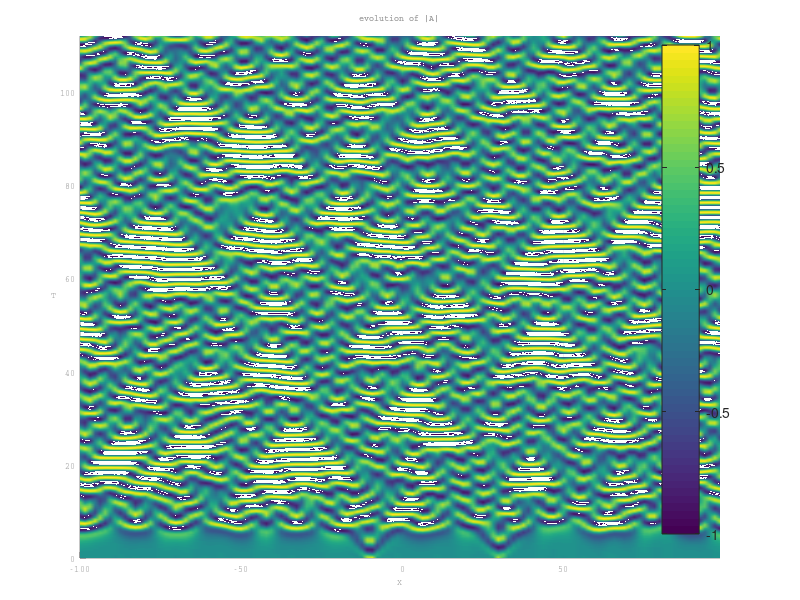

This figure's MATLAB source: (Note: this script raises an error after producing the figure.)
% CGLsim1D.m
% Copyright David M. Winterbottom 2005

% ************************************************************
% Simulating the complex Ginzburg-Landau equation in 1D using
% pseudo-spectral code and ETD2 exponential time-stepping (See
% Matthews and Cox, J. Comp. Phys., 176 430-455, 2002)
% ************************************************************
clear all;

disp('*** 1D CGL SIMULATION ***');

% Set equation coefficients
% a = -2;
% b = 0.7;
% a = -2; b = 2;
a = 0; b = -3;
% a = 2;
% b = -2;

% a = -1.05;
% b = 1.05;

% save_results = false;
save_results = true;

% Set system parameters
% L    = 2000;       % Domain size
L    = 200;       % Domain size
% L    = 50;       % Domain size
% L    = 44;       % Domain size
% L    = 40;       % Domain size
% L    = 36;       % Domain size
% L    = 26;       % Domain size
% L    = 22;       % Domain size
% L    = 18;       % Domain size
% L    = 8;       % Domain size
% Tmax = 200;       % Simulation time
% N    = 512;       % Number of grid points
% dT   = 0.05;      % Timestep (choose between 0.01 and 0.05)
% dps  = 1000;      % Number of stored times
ic   = 'pulse';   % Initial condition: choose 'zero', 'tw', 'uniform' or 'pulse'
n    = 0;         % Winding number for 'tw' initial condition
% N    = 2048;       % Number of grid points, default
N    = 128;       % Number of grid points, default
% N    = 64;       % Number of grid points, default
% N    = 32;       % Number of grid points, default
% N    = 20;       % Number of grid points
% N    = 10;       % Number of grid points
% N    = 6;       % Number of grid points
% time_scale = 70;
% time_scale = 50;
% time_scale = 10;
time_scale = 1;
% dT   = 0.05;      % Timestep, default
% dT   = 0.05/time_scale;      % Timestep
% dT   = 0.07;      % Timestep
dT   = 0.01;      % Timestep
% dT   = 1e-4;      % Timestep
% sample_dT = 0.01;
sample_dT = 0.07;
% sample_dT = 0.1;
% sample_dT = 1e-4;

% type = 'train';
% type = 'test';
% dps  = 1000000;  %50 200     % Number of stored times
% dps  = 700000;  %50 200     % Number of stored times
% dps  = 300000;  %50 200     % Number of stored times
% dps  = 100000;  %50 200     % Number of stored times
% dps  = 80000 + 5000;  %50 200     % Number of stored times
% dps  = 80000 + 10;  %50 200     % Number of stored times
% dps  = 80000;  %50 200     % Number of stored times
% dps  = 60000;  %50 200     % Number of stored times
% dps  = 30000;  %50 200     % Number of stored times
% dps  = 20000;  %50 200     % Number of stored times
% dps  = 10000;  %50 200     % Number of stored times
% dps  = 2000;  %50 200     % Number of stored times
% dps  = 1000;  %50 200     % Number of stored times
dps  = 800;  %50 200     % Number of stored times
% dps  = 400;  %50 200     % Number of stored times
% dps  = 200;  %50 100     % Number of stored times, default
% dps  = 100;  %50 100     % Number of stored times, default
Tmax = 2 * sample_dT / dT * dps * dT;
co   = 0;         % Whether to continue simulation from final values of previous

% Calculate some further parameters
% nmax = round(Tmax/dT);
nmax = round(Tmax/dT);
q    = n*2*pi/L; 
X    = (L/N)*(-N/2:N/2-1)'; 
nplt = floor(nmax/dps);

% lyapunov_sum = 0;

% Define initial conditions
if co == 0 
	Tdata = zeros(1,dps+1);
	if strcmp(ic, 'zero')
		A = zeros(size(X)) + 10^(-2)*randn(size(X));
	elseif strcmp(ic, 'tw')
		A 	= sqrt(1-q^2)*exp(i*q*X) + 10^(-2)*randn(size(X));
	elseif strcmp(ic, 'uniform')
		A 	= ones(size(X)) + 0.01*randn(size(X));
    elseif strcmp(ic, 'pulse')
		A = sech((X+10).^2) + 0.8*sech((X-30).^2) + 10^(-2)*randn(size(X));
		% A = sech((X+10).^2) + 0.8*sech((X-30).^2) + 10^(-2)*randn(size(X));
	    % A = 100 * A;
    else
		error('invalid initial condition selected')
	end
	Tdata(1) = 0;
else
	A         = Adata(:,end);
	starttime = Tdata(end);
	Tdata     = zeros(1,dps+1);
	Tdata(1)  = starttime;
	disp('    CARRYING OVER...')
end	

% Set wavenumbers and data arrays
k = [0:N/2-1 0 -N/2+1:-1]'*(2*pi/L);
k2 = k.*k; k2(N/2+1) = ((N/2)*(2*pi/L))^2;
Adata     = zeros(N,dps+1);
A_hatdata = zeros(N,dps+1);
A_hat          = fft(A);
Adata(:,1)     = A;
A_hatdata(:,1) = A_hat;

% Compute exponentials and nonlinear factors for ETD2 method
cA 	    	= 1-k2*(1+i*a);
expA 	  	= exp(dT*cA);
nlfacA  	= (exp(dT*cA).*(1+1./cA/dT)-1./cA/dT-2)./cA;
nlfacAp 	= (exp(dT*cA).*(-1./cA/dT)+1./cA/dT+1)./cA;

% Solve PDE
dataindex = 2;
for n = 1:nmax
	T = Tdata(1) + n*dT;
	A = ifft(A_hat);
	
	% Find nonlinear component in Fourier space
	nlA	= -(1+i*b)*fft(A.*abs(A).^2);
	
	% Setting the first values of the previous nonlinear coefficients
	if n == 1
		nlAp = nlA;
	end
	
	% Time-stepping
	A_hat = A_hat.*expA + nlfacA.*nlA + nlfacAp.*nlAp;
	nlAp  = nlA;
	
	% Saving data
	if mod(n,nplt) == 0 
        % nextA = ifft(A_hat);
        % ln = log(abs((nextA-A)/sample_dT));
        % prevA = Adata(:, int32(n/nplt));
        % ln = log(abs((A-prevA)/sample_dT));
        % if ln(1) == -Inf
        %     display(ln(1));
        %     break;
        % end
        % lyapunov_sum = lyapunov_sum + ln;

		A = ifft(A_hat);
		Adata(:,dataindex)     = A;
		A_hatdata(:,dataindex) = A_hat; 
		Tdata(dataindex)       = T;
		dataindex              = dataindex + 1;
    end

    % if n>10000
    %     nextA = ifft(A_hat);
    %     ln = log(abs((nextA-A)/dT));
    %     if ln(1) == -Inf
    %         display(ln(1));
    %         break;
    %     end
    %     lyapunov_sum = lyapunov_sum + ln;
    % end
	
	% Commenting on time elapsed
	if mod(n,floor(nmax/10)) == 0
		outp = strcat('  n= ', num2str(n), ' completed'); disp(outp);
	end
end
% lyapunov = lyapunov_sum / n * (sample_dT/dT);
% display(lyapunov);

% Plot evolution
figure('position', [200 200 300 350])
surf(X,Tdata,real(Adata).')
colorbar;
view(0,90), shading interp, axis tight;
% set(gca,'position', [0 0 1 1])
 set(gca,'position', [0.1 0.07 0.8 0.87])
set(gca,...
	'xcolor',		[0.6 0.6 0.6],...
	'ycolor',		[0.6 0.6 0.6],...
	'fontsize',	6,...
	'fontname', 'courier')
xlabel('X',...
	'fontname', 'courier',...
	'fontsize', 6,...
	'color',		[0.6 0.6 0.6])
ylabel('T',...
	'fontname', 'courier',...
	'fontsize', 6,...
	'color',		[0.6 0.6 0.6],...
	'rotation', 0)
title('evolution of |A|',...
	'fontname', 'courier',...
	'fontsize', 6,...
	'color', 		[0.6 0.6 0.6])

data_dir = '';
% data_dir = 'results/CGL1d/';
%% save for parallel
switch type
    case 'train' % train data
        n_steps = dps;
        % data_kind = 'NLCGL';
        data_kind = 'CGL';
        % L = 8; N = 32; dps = n_steps;
        n_data = 2 * N;
        filename = [data_dir 'CGL' '_L' num2str(L), '_N_' num2str(N) '_dps' num2str(dps) 'c1_' num2str(a) 'c2_' num2str(b) '.mat'];
        Adata = [real(Adata(:,1:end-1)); imag(Adata(:,1:end-1))].';
        % Adata = Adata.';
        train_input_sequence = zeros(n_steps, n_data);
        train_input_sequence(:, 1:2:end) = Adata(:, 1:n_data/2);
        train_input_sequence(:, 2:2:end) = Adata(:, n_data/2+1:end);
        save(filename, 'train_input_sequence', '-v7.3');
    case 'test' % test data
        n_steps = dps;
        % data_kind = 'NLCGL';
        data_kind = 'CGL';
        % L = 8; N = 32; dps = n_steps;
        n_data = 2 * N;
        filename = [data_dir 'CGL' '_L' num2str(L), '_N_' num2str(N) '_dps' num2str(dps) 'c1_' num2str(a) 'c2_' num2str(b) '.mat'];
        Adata = [real(Adata(:,1:end-1)); imag(Adata(:,1:end-1))].';
        % Adata = Adata.';
        test_input_sequence = zeros(n_steps, n_data);
        test_input_sequence(:, 1:2:end) = Adata(:, 1:n_data/2);
        test_input_sequence(:, 2:2:end) = Adata(:, n_data/2+1:end);
        save(filename, 'test_input_sequence', '-v7.3');
end

%% save for simulation_future
if false %save_results
    % filename = strcat('results/CGL1d/Adata', '_L', num2str(L), '_N_', num2str(N), '_dps', num2str(dps), '.mat');
    filename = strcat(data_dir, 'Adata', '_L', num2str(L), '_N_', num2str(N), '_dps', num2str(dps), 'c1_', num2str(a), 'c2_', num2str(b), '.mat');
    save(filename, 'Adata', '-v7.3');
    % filename2 = strcat('results/CGL1d/CGL', '_L', num2str(L), '_N_', num2str(N), '_dps', num2str(dps), '.mat');
    filename2 = strcat(data_dir, 'CGL', '_L', num2str(L), '_N_', num2str(N), '_dps', num2str(dps), 'c1_', num2str(a), 'c2_', num2str(b), '.mat');
    save(filename2, '-v7.3');
    display(filename);
end
